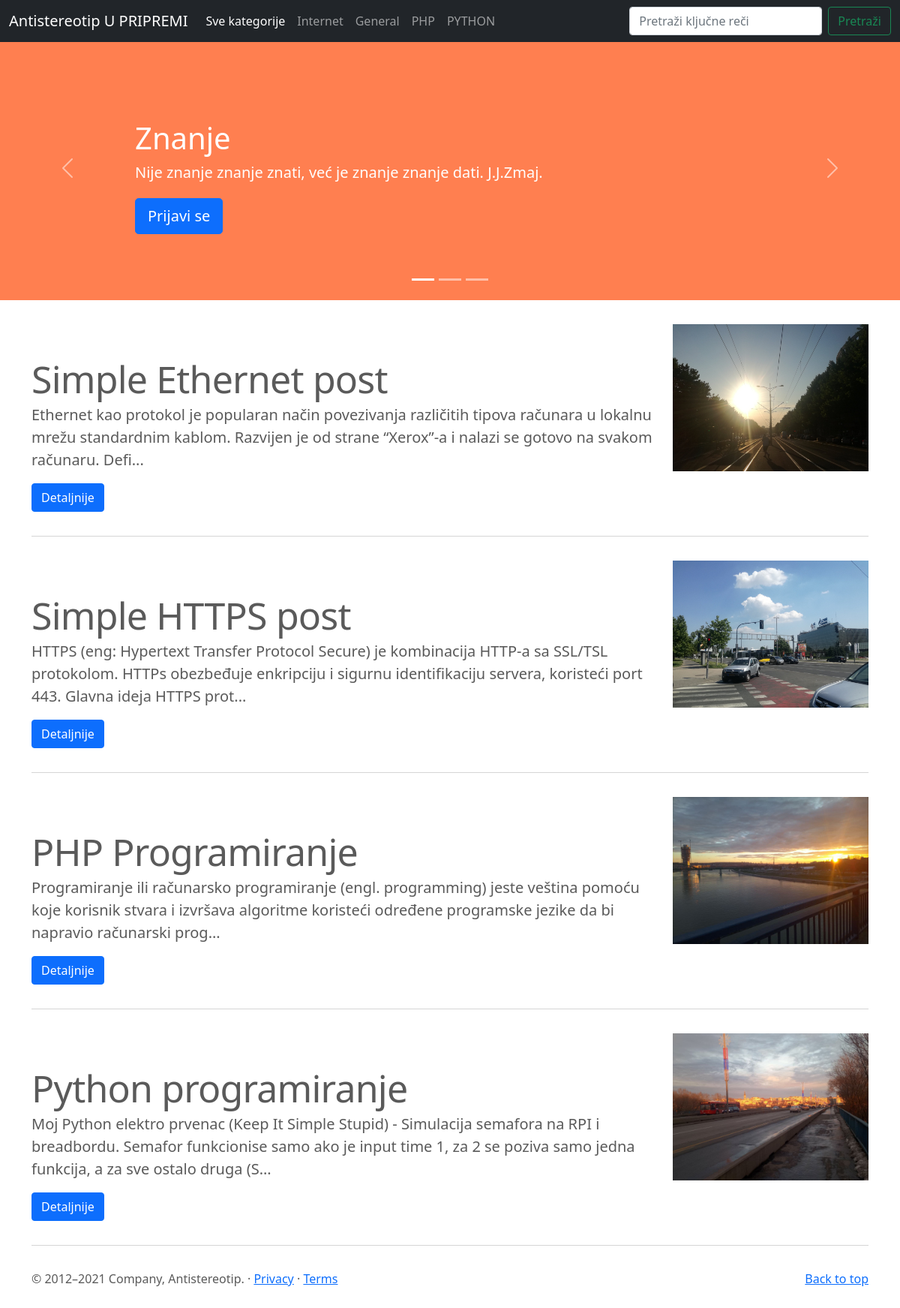
Page /blogCMS/index.php on the committed database.
### tables this page shows
CREATE TABLE `categories` (
  `id` int(11) NOT NULL,
  `text` varchar(100) NOT NULL
);

CREATE TABLE `posts` (
  `id` int(11) NOT NULL,
  `title` varchar(200) NOT NULL,
  `category` int(11) NOT NULL,
  `date` varchar(100) NOT NULL,
  `body` longtext NOT NULL,
  `img` varchar(100) NOT NULL,
  `author` varchar(100) NOT NULL,
  `keywords` varchar(200) NOT NULL
);

### blogCMS/index.php (the view, shortened to what this page needs)
<?php
include 'header.php';
if(isset($_GET['category'])) {
	$category = mysqli_real_escape_string($db, $_GET['category']);
	$query = "SELECT * FROM posts WHERE category='$category'";
} else {
	$query = "SELECT * FROM posts";
}
$posts = $db->query($query);
;?>
<main>
  <div id="myCarousel" class="carousel slide" data-bs-ride="carousel">
    <div class="carousel-indicators">
      <button type="button" data-bs-target="#myCarousel" data-bs-slide-to="0" class="active" aria-current="true" aria-label="Slide 1"></button>
      <button type="button" data-bs-target="#myCarousel" data-bs-slide-to="1" aria-label="Slide 2"></button>
      <button type="button" data-bs-target="#myCarousel" data-bs-slide-to="2" aria-label="Slide 3"></button>
    </div>
    <div class="carousel-inner">
      <div class="carousel-item active">
        <svg class="bd-placeholder-img" width="100%" height="100%" xmlns="http://www.w3.org/2000/svg" aria-hidden="true" preserveAspectRatio="xMidYMid slice" focusable="false"><rect width="100%" height="100%" fill="#FF7F50"/></svg>
        <div class="container">
          <div class="carousel-caption text-start">
            <h1>Znanje</h1>
            <p>Nije znanje znanje znati, već je znanje znanje dati. J.J.Zmaj.</p>
            <p><a class="btn btn-lg btn-primary" href="#">Prijavi se</a></p>
          </div>
        </div>
      </div>
    </div>
    <button class="carousel-control-prev" type="button" data-bs-target="#myCarousel" data-bs-slide="prev">
      <span class="carousel-control-prev-icon" aria-hidden="true"></span>
    </button>
    <button class="carousel-control-next" type="button" data-bs-target="#myCarousel" data-bs-slide="next">
      <span class="carousel-control-next-icon" aria-hidden="true"></span>
    </button>
  </div>
  <div class="container marketing">
		<?php if ($posts->num_rows > 0) {
		while ($row = $posts->fetch_assoc()) {
		?>
    <div class="row featurette">
      <div class="col-md-9">
        <h2 class="featurette-heading"><?php echo $row['title']; ?></h2>
        <p class="lead"><?php $body = $row['body']; echo substr($body, 0, 200).'...'; ?></p>
		<a href="single.php?post=<?php echo $row['id']; ?>" class="btn btn-primary">Detaljnije</a>
      </div>
      <div class="col-md-3">
		<img  class="bd-placeholder-img bd-placeholder-img-lg featurette-image img-fluid mx-auto" width="300" height="300" src="<?php echo $row['img']; ?>"/>
      </div>
    </div>
    <hr class="featurette-divider">
	<?php }} ?>
  </div>
<?php
include 'footer.php';
?>

### blogCMS/header.php (shortened to what this page needs)
<?php
include 'includes/db.php';
$query = "SELECT * FROM categories";
$categories = $db->query($query);
?>
<!doctype html>
<html lang="en">
  <head>
<link href="bootstrap-5/assets/dist/css/bootstrap.min.css" rel="stylesheet">
    <link href="bootstrap-5/carousel/carousel.css" rel="stylesheet">
  </head>
  <body>
<header>
  <nav class="navbar navbar-expand-md navbar-dark fixed-top bg-dark">
    <div class="container-fluid">
      <a class="navbar-brand" href="#">Antistereotip U PRIPREMI</a>
      <div class="collapse navbar-collapse" id="navbarCollapse">
        <ul class="navbar-nav me-auto mb-2 mb-md-0">
          <li class="nav-item">
		  <?php if(isset($_GET['category'])) { ?>
            <a class="nav-link" aria-current="page" href="index.php">Sve kategorije</a>
		  <?php } else { ?>
		  <a class="nav-link active" aria-current="page" href="index.php">Sve kategorije</a>
		  </li>
		  <?php } ?>
			<?php if($categories->num_rows > 0) {
				while ($row = $categories->fetch_assoc()){
					if (isset($_GET['category']) && $row['id'] == $_GET['category']) { ?>
          <li class="nav-item">
            <a class="nav-link active" href="index.php?category=<?php echo $row['id']; ?>"><?php echo $row['text']; ?></a>
          </li>
					<?php } else
						echo "<li class='nav-item active'><a class='nav-link' href='index.php?category=$row[id]'>$row[text]</a></li>"; ?>
			<?php }}  ?>
        </ul>
        <form class="d-flex" action="search.php" method="GET">
          <input class="form-control me-2" type="search" aria-label="Search" placeholder="Pretraži ključne reči" name="keys" value="<?php echo isset($_GET['keys']) ? $_GET['keys'] : ''; ?>">
          <button class="btn btn-outline-success" type="submit">Pretraži</button>
        </form>
      </div>
    </div>
  </nav>
</header>

### blogCMS/footer.php (shortened to what this page needs)
  <footer class="container">
    <p class="float-end"><a href="#">Back to top</a></p>
    <p>&copy; 2012–2021 Company, Antistereotip. &middot; <a href="#">Privacy</a> &middot; <a href="#">Terms</a></p>
  </footer>
</main>
  </body>
</html>

### blogCMS/header.php (style rules this page uses)
.bd-placeholder-img { font-size: 1.125rem; text-anchor: middle; -webkit-user-select: none; -moz-user-select: none; user-select: none; }
@media (min-width: 768px) { .bd-placeholder-img-lg { font-size: 3.5rem; } }

### rows in the picture
categories: text "Internet"
categories: text "General"
categories: text "PHP"
categories: text "PYTHON"
posts: title "Simple Ethernet post", body "Ethernet kao protokol je popularan način povezivanja različitih tipova računara u lokalnu mrežu standardnim kablom. Razvijen je od strane “Xerox”-a i nalazi se gotovo na svakom računaru. Defi", img (picture)
posts: title "Simple HTTPS post", body "HTTPS (eng: Hypertext Transfer Protocol Secure) je kombinacija HTTP-a sa SSL/TSL protokolom. HTTPs obezbeđuje enkripciju i sigurnu identifikaciju servera, koristeći port 443. Glavna ideja HTTPS prot", img (picture)
posts: title "PHP Programiranje", body "Programiranje ili računarsko programiranje (engl. programming) jeste veština pomoću koje korisnik stvara i izvršava algoritme koristeći određene programske jezike da bi napravio računarski prog", img (picture)
posts: title "Python programiranje", body "Moj Python elektro prvenac (Keep It Simple Stupid) - Simulacija semafora na RPI i breadbordu. Semafor funkcionise samo ako je input time 1, za 2 se poziva samo jedna funkcija, a za sve ostalo druga (S", img (picture)
